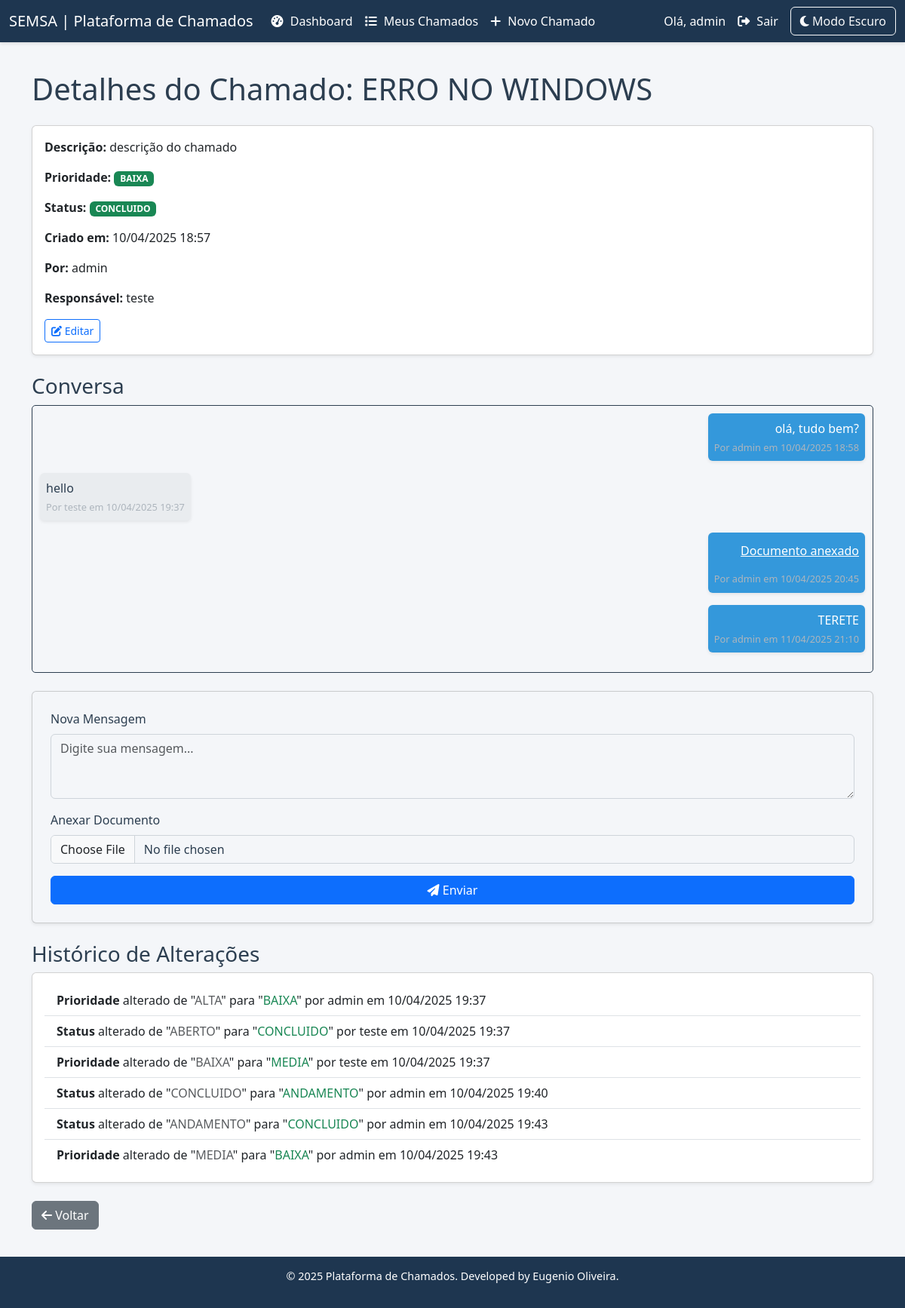
The app's page /detalhes/2/ (signed in) with its own data.
### tickets/models.py (models this page shows, shortened)
class Chamado(models.Model):
    PRIORIDADES = (
        ('BAIXA', 'Baixa'),
        ('MEDIA', 'Média'),
        ('ALTA', 'Alta'),
    )
    STATUS = (
        ('ABERTO', 'Aberto'),
        ('ANDAMENTO', 'Em Andamento'),
        ('CONCLUIDO', 'Concluído'),
    )
    titulo = models.CharField(max_length=100)
    descricao = models.TextField()
    prioridade = models.CharField(max_length=10, choices=PRIORIDADES, default='MEDIA')
    status = models.CharField(max_length=10, choices=STATUS, default='ABERTO')
    criado_em = models.DateTimeField(auto_now_add=True)
    usuario = models.ForeignKey(User, on_delete=models.CASCADE, related_name='chamados')
    responsavel = models.ForeignKey(User, on_delete=models.SET_NULL, null=True, blank=True, related_name='responsavel_chamados')

class Atualizacao(models.Model):
    chamado = models.ForeignKey(Chamado, on_delete=models.CASCADE, related_name='atualizacoes')
    texto = models.TextField(blank=True, null=True)  # Tornando opcional
    documento = models.FileField(upload_to='documentos/', null=True, blank=True)
    criado_em = models.DateTimeField(auto_now_add=True)
    autor = models.ForeignKey(User, on_delete=models.CASCADE)

class Historico(models.Model):
    chamado = models.ForeignKey(Chamado, on_delete=models.CASCADE, related_name='historico')
    campo = models.CharField(max_length=50)  # Campo alterado (ex.: 'status', 'prioridade')
    valor_antigo = models.CharField(max_length=255, blank=True, null=True)
    valor_novo = models.CharField(max_length=255, blank=True, null=True)
    alterado_por = models.ForeignKey(User, on_delete=models.SET_NULL, null=True)
    alterado_em = models.DateTimeField(auto_now_add=True)

### tickets/views.py (the view, shortened to what this page needs)
# urls.py: path('detalhes/<int:id>/', views.detalhes_chamado, name='detalhes_chamado'),
@login_required
def detalhes_chamado(request, id):
    chamado = get_object_or_404(Chamado, id=id, usuario=request.user) if request.user == Chamado.objects.get(id=id).usuario else get_object_or_404(Chamado, id=id, responsavel=request.user)
    return render(request, 'tickets/detalhes_chamado.html', {
        'chamado': chamado,
        'historico': chamado.historico.all(),
    })

### tickets/templates/tickets/detalhes_chamado.html (shortened to what this page needs)
{% extends 'base.html' %}
{% block content %}
<div class="container mt-4">
    <h1 class="mb-4">Detalhes do Chamado: {{ chamado.titulo }}</h1>
    <div class="card mb-4 shadow-sm">
        <div class="card-body">
            <p><strong>Descrição:</strong> {{ chamado.descricao|default:"Sem descrição" }}</p>
            <p><strong>Prioridade:</strong>
                <span class="badge {% if chamado.prioridade == 'ALTA' %}bg-danger{% elif chamado.prioridade == 'MEDIA' %}bg-warning{% else %}bg-success{% endif %}">
                    {{ chamado.prioridade }}
                </span>
            </p>
            <p><strong>Status:</strong>
                <span class="badge {% if chamado.status == 'ABERTO' %}bg-primary{% elif chamado.status == 'ANDAMENTO' %}bg-info{% else %}bg-success{% endif %}">
                    {{ chamado.status }}
                </span>
            </p>
            <p><strong>Criado em:</strong> {{ chamado.criado_em|date:"d/m/Y H:i" }}</p>
            <p><strong>Por:</strong> {{ chamado.usuario }}</p>
            <p><strong>Responsável:</strong> {{ chamado.responsavel|default:"Nenhum" }}</p>
            <a href="{% url 'editar_chamado' chamado.id %}" class="btn btn-outline-primary btn-sm"><i class="fas fa-edit"></i> Editar</a>
        </div>
    </div>
    <h3>Conversa</h3>
    <div id="chat-container" class="chat-container mb-4" style="max-height: 400px; overflow-y: auto; border: 1px solid var(--text-color); padding: 10px; border-radius: 5px; background-color: var(--content-bg);">
        {% for atualizacao in chamado.atualizacoes.all %}
        <div class="chat-message {% if request.user == atualizacao.autor %}text-end{% else %}text-start{% endif %} mb-3">
            <div class="d-inline-block p-2 rounded {% if request.user == atualizacao.autor %}chat-autor{% else %}chat-outro{% endif %} shadow-sm">
                <p class="mb-1">{{ atualizacao.texto|default:"" }}</p>
                {% if atualizacao.documento %}
                <p><a href="{{ atualizacao.documento.url }}" class="text-decoration-underline" target="_blank">Documento anexado</a></p>
                {% endif %}
                <small class="chat-timestamp">Por {{ atualizacao.autor.username }} em {{ atualizacao.criado_em|date:"d/m/Y H:i" }}</small>
            </div>
        </div>
        {% empty %}
        <p class="text-muted text-center">Nenhuma mensagem ainda.</p>
        {% endfor %}
    </div>
    <form id="chat-form" class="card p-4 mb-4 shadow-sm" enctype="multipart/form-data" style="background-color: var(--content-bg); color: var(--text-color);">
        <div class="mb-3">
            <label for="texto" class="form-label">Nova Mensagem</label>
            <textarea name="texto" id="texto" class="form-control" rows="3" placeholder="Digite sua mensagem..."></textarea>
        </div>
        <div class="mb-3">
            <label for="documento" class="form-label">Anexar Documento</label>
            <input type="file" name="documento" id="documento" class="form-control">
        </div>
        <button type="submit" class="btn btn-primary"><i class="fas fa-paper-plane"></i> Enviar</button>
    </form>
    <h3>Histórico de Alterações</h3>
    <div class="card mb-4 shadow-sm">
        <div class="card-body" style="max-height: 300px; overflow-y: auto;">
            {% if historico %}
            <ul class="list-group list-group-flush">
                {% for entrada in historico %}
                <li class="list-group-item">
                    <strong>{{ entrada.campo|capfirst }}</strong> alterado de
                    "<span class="text-muted">{{ entrada.valor_antigo|default:"Nenhum" }}</span>" para
                    "<span class="text-success">{{ entrada.valor_novo|default:"Nenhum" }}</span>"
                    por {{ entrada.alterado_por.username }} em {{ entrada.alterado_em|date:"d/m/Y H:i" }}
                </li>
                {% endfor %}
            </ul>
            {% else %}
            <p class="text-muted text-center">Nenhuma alteração registrada.</p>
            {% endif %}
        </div>
    </div>
    <a href="{% url 'listar_chamados' %}" class="btn btn-secondary mb-3"><i class="fas fa-arrow-left"></i> Voltar</a>
</div>
{% endblock %}

### tickets/templates/base.html (shortened to what this page needs)
<!DOCTYPE html>
<html lang="pt-br" data-theme="light">
<head>
    <link href="https://cdn.jsdelivr.net/npm/bootstrap@5.3.3/dist/css/bootstrap.min.css" rel="stylesheet">
    <link rel="stylesheet" href="https://cdnjs.cloudflare.com/ajax/libs/font-awesome/6.5.1/css/all.min.css">
</head>
<body>
    <nav class="navbar navbar-expand-lg navbar-dark">
        <div class="container-fluid">
            <a class="navbar-brand" href="{% url 'dashboard' %}">SEMSA | Plataforma de Chamados</a>
            <div class="collapse navbar-collapse" id="navbarNav">
                <ul class="navbar-nav me-auto mb-2 mb-lg-0">
                    <li class="nav-item">
                        <a class="nav-link {% if request.path == '/dashboard/' %}active{% endif %}" href="{% url 'dashboard' %}">
                            <i class="fas fa-tachometer-alt"></i> <span>Dashboard</span>
                        </a>
                    </li>
                    <li class="nav-item">
                        <a class="nav-link {% if request.path == '/listar/' %}active{% endif %}" href="{% url 'listar_chamados' %}">
                            <i class="fas fa-list"></i> <span>Meus Chamados</span>
                        </a>
                    </li>
                    <li class="nav-item">
                        <a class="nav-link {% if request.path == '/novo/' %}active{% endif %}" href="{% url 'criar_chamado' %}">
                            <i class="fas fa-plus"></i> <span>Novo Chamado</span>
                        </a>
                    </li>
                </ul>
                <ul class="navbar-nav ms-auto align-items-center">
                    {% if user.is_authenticated %}
                    <li class="nav-item">
                        <span class="nav-link">Olá, {{ user.username }}</span>
                    </li>
                    <li class="nav-item">
                        <a class="nav-link" href="{% url 'logout' %}"><i class="fas fa-sign-out-alt"></i> <span>Sair</span></a>
                    </li>
                    {% else %}
                    <li class="nav-item">
                        <a class="nav-link" href="{% url 'login' %}"><i class="fas fa-sign-in-alt"></i> <span>Entrar</span></a>
                    </li>
                    {% endif %}
                    <li class="nav-item">
                        <button id="theme-toggle" class="btn btn-outline-light ms-2">
                            <i class="fas fa-moon"></i> <span class="d-none d-md-inline">Modo Escuro</span>
                        </button>
                    </li>
                </ul>
            </div>
        </div>
    </nav>
    <div class="main-content" id="main-content">
        {% block content %}{% endblock %}
    </div>
    <footer>
        <p>© 2025 Plataforma de Chamados. Developed by Eugenio Oliveira.</p>
    </footer>
</body>
</html>

### tickets/templates/base.html (style rules this page uses)
:root, [data-theme="light"] { --text-color: #2c3e50; --bg-primary: #1e3650; --bg-hover: #3498db; --text-hover: #ffffff; --content-bg: #f4f6f9; }
body { display: flex; flex-direction: column; min-height: 100vh; background-color: var(--content-bg); font-family: 'Segoe UI', Tahoma, Geneva, Verdana, sans-serif; color: var(--text-color); margin: 0; transition: background-color 0.3s, color 0.3s; }
.navbar { background-color: var(--bg-primary); position: fixed; top: 0; left: 0; width: 100%; z-index: 1030; box-shadow: 0 2px 4px rgba(0, 0, 0, 0.1); }
.navbar-brand, .navbar .nav-link { color: var(--text-hover) !important; }
.navbar .nav-link i { margin-right: 5px; }
.main-content { padding: 70px 20px 20px; width: 100%; }
footer { background-color: var(--bg-primary); color: var(--text-hover); padding: 15px 0; text-align: center; font-size: 0.9rem; }

### tickets/templates/tickets/detalhes_chamado.html (style rules this page uses)
.chat-container { transition: background-color 0.3s, border-color 0.3s; }
.chat-autor { background-color: #3498db; color: #ffffff; }
.chat-outro { background-color: #e9ecef; color: var(--text-color); }
.chat-timestamp { display: block; font-size: 0.8rem; color: #adb5bd; }
.chat-message a { color: #ffffff; }
.form-control { background-color: var(--content-bg); color: var(--text-color); border-color: #ced4da; }

### records on screen
Chamado: titulo "ERRO NO WINDOWS", descricao "descrição do chamado", prioridade "BAIXA", status "CONCLUIDO", criado_em "10/04/2025 18:57", usuario "admin", responsavel "teste"
Atualizacao: texto "olá, tudo bem?", autor.username "admin", criado_em "10/04/2025 18:58"
Atualizacao: texto "hello", autor.username "teste", criado_em "10/04/2025 19:37"
Atualizacao: autor.username "admin", criado_em "10/04/2025 20:45"
Atualizacao: texto "TERETE", autor.username "admin", criado_em "11/04/2025 21:10"
Historico: campo "Prioridade", valor_antigo "ALTA", valor_novo "BAIXA", alterado_por.username "admin", alterado_em "10/04/2025 19:37"
Historico: campo "Status", valor_antigo "ABERTO", valor_novo "CONCLUIDO", alterado_por.username "teste", alterado_em "10/04/2025 19:37"
Historico: campo "Prioridade", valor_antigo "BAIXA", valor_novo "MEDIA", alterado_por.username "teste", alterado_em "10/04/2025 19:37"
Historico: campo "Status", valor_antigo "CONCLUIDO", valor_novo "ANDAMENTO", alterado_por.username "admin", alterado_em "10/04/2025 19:40"
Historico: campo "Status", valor_antigo "ANDAMENTO", valor_novo "CONCLUIDO", alterado_por.username "admin", alterado_em "10/04/2025 19:43"
Historico: campo "Prioridade", valor_antigo "MEDIA", valor_novo "BAIXA", alterado_por.username "admin", alterado_em "10/04/2025 19:43"

### other values on screen
{{ user.username }} "admin"
